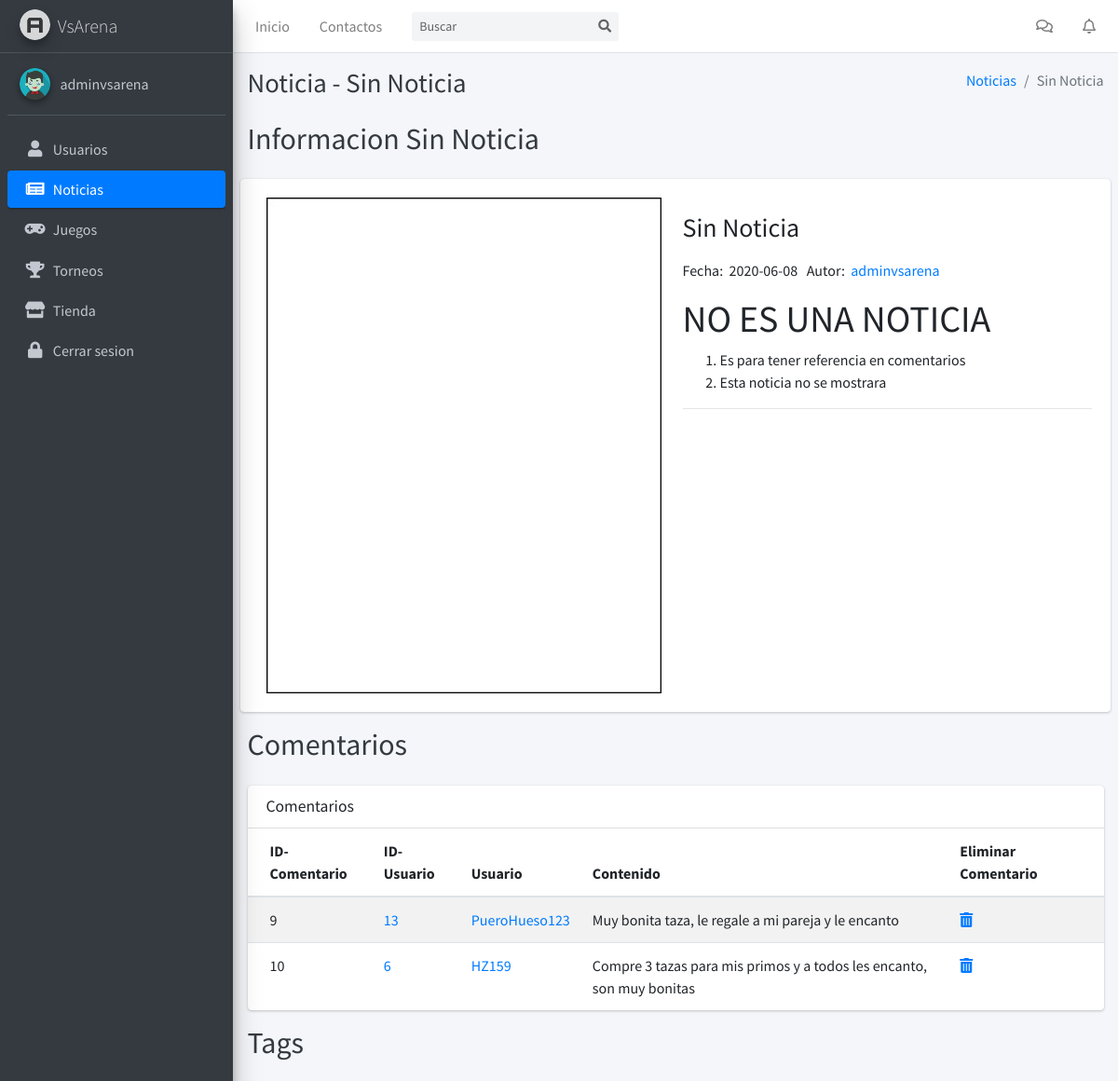
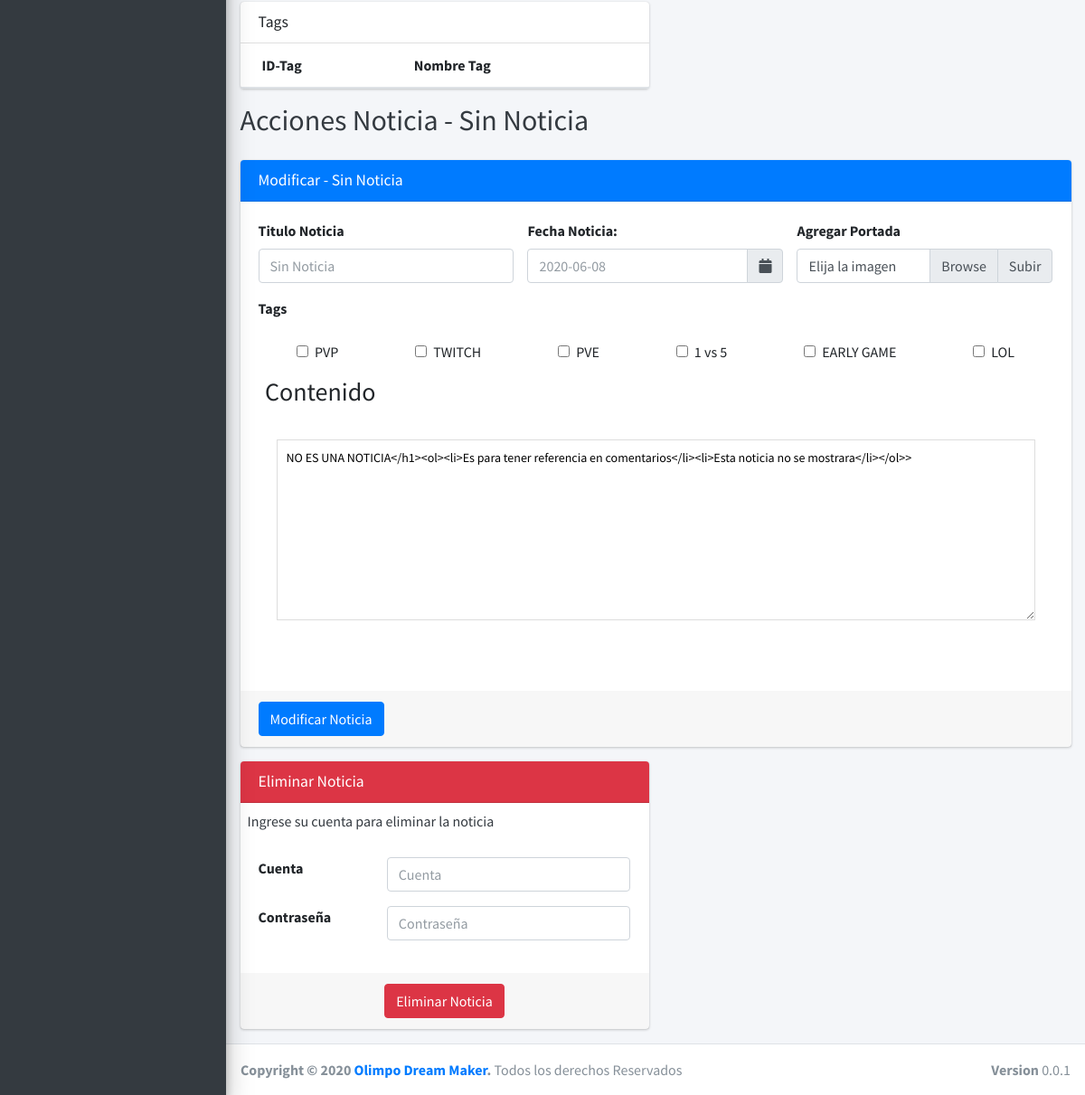
The app's page /panel/noticia/1/ (signed in) with its own data (2 pictures, top to bottom).
### tables this page shows
CREATE TABLE `noticias` (
  `idNoticia` int(11) NOT NULL,
  `tituloNoticia` varchar(255) DEFAULT NULL,
  `imgNoticia` varchar(255) DEFAULT NULL,
  `contenidoNoticia` longtext,
  `fechaNoticia` date NOT NULL,
  `Usuarios_idUsuario` int(11) NOT NULL
);

CREATE TABLE `usuarios` (
  `idUsuario` int(11) NOT NULL,
  `usuario` varchar(255) DEFAULT NULL,
  `emailUsuario` varchar(255) DEFAULT NULL,
  `passUsuario` varchar(255) DEFAULT NULL,
  `avatarUsuario` varchar(255) DEFAULT NULL,
  `saldoEfectivo` float DEFAULT NULL,
  `saldoMonVir` double DEFAULT NULL,
  `isAdmin` tinyint(4) DEFAULT NULL,
  `Cupones_idCupon` int(11) NOT NULL,
  `Equipos_idEquipos` int(11) NOT NULL
);

CREATE TABLE `comentarios` (
  `idComentario` int(11) NOT NULL,
  `contenidoComentario` varchar(255) DEFAULT NULL,
  `Usuarios_idUsuario` int(11) NOT NULL,
  `Noticias_idNoticia` int(11) NOT NULL,
  `Productos_idProducto` int(11) NOT NULL
);

CREATE TABLE `tags` (
  `idTag` int(11) NOT NULL,
  `tag` varchar(255) DEFAULT NULL
);

### BackEnd/config.php (called while the page is built, shortened)
<?php
$urlDB = "http://localhost/VSARENA/Dashboard";
?>

### Dashboard/templates/noticia.php (the view, shortened to what this page needs)
<?php
require_once("../../BackEnd/config.php");
require_once("../../BackEnd/funciones.php");
require_once("../../BackEnd/mostrarTablas.php");
$conexion = conectar();
$idNoticia = $_GET['id'];
$consulta =  "SELECT * FROM noticias n, usuarios u
              WHERE n.idNoticia='$idNoticia'
              AND n.Usuarios_idUsuario=u.idUsuario";
$resultado = mysqli_query($conexion, $consulta);
$noticia = mysqli_fetch_assoc($resultado);
$tituloNoticia = $noticia['tituloNoticia'];
$imgNoticia = $noticia['imgNoticia'];
$contenidoNoticia = $noticia['contenidoNoticia'];
$fechaNoticia = $noticia['fechaNoticia'];
$idUsuario = $noticia['idUsuario'];
$usuario = $noticia['usuario'];
?>
<!DOCTYPE html>
<html lang="es">
<head>
  <?php
  require_once("$p/components/head.php");
  ?>
</head>
<body class="hold-transition sidebar-mini layout-fixed">
<div class="wrapper">
  <?php
  require_once("$p/components/nav.php")
  ?>
  <?php
  require_once("$p/components/aside.php");
  ?>
  <div class="content-wrapper">
    <div class="content-header">
      <div class="container-fluid">
        <div class="row mb-2">
          <div class="col-sm-6">
            <h1 class="m-0 text-dark">Noticia - <?php echo $tituloNoticia;?></h1>
          </div>
          <div class="col-sm-6">
            <ol class="breadcrumb float-sm-right">
              <li class="breadcrumb-item"><a href="<?php echo $amigable;?>/panel/noticias/">Noticias</a></li>
              <li class="breadcrumb-item active"><?php echo $tituloNoticia;?></li>
            </ol>
          </div>
        </div>
      </div>
    </div>
    <section class="content">
      <div class="container-fluid">
        <div class="row mb-4">
          <div class="col-6">
            <h2 class="m-0 text-dark">Informacion <?php echo $tituloNoticia;?></h2>
          </div>
        </div>
      </div>
      <div class="card card-solid">
        <div class="card-body">
          <div class="row">
            <div class="col-12 col-sm-6">
              <div class="col-12">
                <img src="<?php echo "$imagenes/imgNoticias/$imgNoticia";?>" class="product-image" alt="Product Image">
              </div>
            </div>
            <div class="col-12 col-sm-6">
              <h3 class="my-3"><?php echo $tituloNoticia;?></h3>
              <p>Fecha:&nbsp;&nbsp;<?php echo $fechaNoticia;?>&nbsp;&nbsp;&nbsp;Autor:&nbsp;&nbsp;<a href="../templates/usuario.php?id=<?php echo $idUsuario;?>"><?php echo $usuario;?></a></p>
              <p><?php echo $contenidoNoticia;?></p>
              <hr>
            </div>
          </div>
        </div>
      </div>
      <div class="container-fluid">
        <div class="row mb-4">
          <div class="col-12">
            <h2 class="m-0 text-dark">Comentarios</h2>
          </div>
        </div>
        <div class="row">
          <div class="col-12">
            <div class="card">
              <div class="card-header">
                <h3 class="card-title">Comentarios</h3>
              </div>
              <div class="card-body p-0">
                <table class="table table-striped">
                  <thead>
                  <tr>
                    <th>ID-Comentario</th>
                    <th>ID-Usuario</th>
                    <th>Usuario</th>
                    <th>Contenido</th>
                    <th>Eliminar Comentario</th>
                  </tr>
                  </thead>
                  <tbody>
                  <?php
                  $conexion = conectar();
                  comentariosNoticia($conexion, $idNoticia, $amigable);
                  ?>
                  </tbody>
                </table>
              </div>
            </div>
          </div>
        </div>
        <div class="row mb-4">
          <div class="col-12">
            <h2 class="m-0 text-dark">Tags</h2>
          </div>
        </div>
        <div class="row">
          <div class="col-6">
            <div class="card">
              <div class="card-header">
                <h3 class="card-title">Tags</h3>
              </div>
              <div class="card-body p-0">
                <table class="table table-striped">
                  <thead>
                  <tr>
                    <th>ID-Tag</th>
                    <th>Nombre Tag</th>
                  </tr>
                  </thead>
                </table>
              </div>
            </div>
          </div>
        </div>
        <div class="row mb-4">
          <div class="col-12">
            <h2 class="m-0 text-dark">Acciones Noticia - <?php echo $tituloNoticia;?></h2>
          </div>
        </div>
        <div class="row">
          <div class="col-md-12">
            <div class="card card-primary">
              <div class="card-header">
                <h3 class="card-title">Modificar - <?php echo $tituloNoticia;?></h3>
              </div>
              <form role="form" action="<?php echo $urlDB;?>/php/modificarNoticia.php?id=<?php echo $idNoticia; ?>" method="POST" enctype="multipart/form-data">
                <div class="row card-body">
                  <div class="form-group col-4">
                    <label for="tituloNoticia">Titulo Noticia</label>
                    <input type="text" class="form-control" name="tituloNoticia" id="tituloNoticia" placeholder="<?php echo $tituloNoticia;?>">
                  </div>
                  <div class="form-group col-4">
                    <label>Fecha Noticia:</label>
                      <div class="input-group date" id="reservationdate" data-target-input="nearest">
                          <input type="text" class="form-control datetimepicker-input" data-target="#reservationdate" name="fecha" id="fecha" placeholder="<?php echo $fechaNoticia;?>" />
                          <div class="input-group-append" data-target="#reservationdate" data-toggle="datetimepicker">
                              <div class="input-group-text"><i class="fa fa-calendar"></i></div>
                          </div>
                      </div>
                  </div>
                  <div class="form-group col-4">
                    <label for="foto">Agregar Portada</label>
                    <div class="input-group">
                      <div class="custom-file">
                        <label class="custom-file-label" for="foto">Elija la imagen</label>
                      </div>
                      <div class="input-group-append">
                        <span class="input-group-text" id="">Subir</span>
                      </div>
                    </div>
                  </div>
                  <div class="form-group col-12">
                    <label for="tags">Tags</label>
                  </div>
                  <div class="form-group col-12 d-flex justify-content-around flex-wrap">
                  <?php
                  $conexion = conectar();
                  $consulta = "SELECT * FROM tags";
                  $resultado = mysqli_query($conexion,$consulta);
                  while($fila = mysqli_fetch_assoc($resultado)){
                    $tag = $fila['tag'];
                    $idTag = $fila['idTag'];
                    $consulta =  "SELECT * FROM tags_has_noticias
                                  WHERE Tags_idTag='$idTag'
                                  AND Noticias_idNoticia='$idNoticia' ";
                    $sub = mysqli_query($conexion, $consulta);
                    if($subF = mysqli_fetch_assoc($sub)){
                      echo "<div class='form-check'>";
                        echo "<input class='form-check-input' name='tags[]' id='$tag' type='checkbox' value='$idTag' checked>";
                        echo "<label class='form-check-label' for='$tag'>$tag</label>";
                      echo "</div>";
                    }else{
                      echo "<div class='form-check'>";
                        echo "<input class='form-check-input' name='tags[]' id='$tag' type='checkbox' value='$idTag'>";
                        echo "<label class='form-check-label' for='$tag'>$tag</label>";
                      echo "</div>";
                    }
                  }
                  ?>
                  </div>
                  <div class="form-group col-12">
                    <div class="form-group col-12">
                      <h3>Contenido</h3>
                    </div>
                    <div class="card-body pad">
                      <div class="mb-3">
                        <textarea class="textarea" name="contenidoNoticia" style="width: 100%; height: 200px; font-size: 14px; line-height: 18px; border: 1px solid #dddddd; padding: 10px;" placeholder=<?php echo $contenidoNoticia;?>></textarea>
                      </div>
                    </div>
                  </div>
                </div>
                <div class="card-footer">
                  <button type="submit" class="btn btn-primary">Modificar Noticia</button>
                </div>
              </form>
            </div>
          </div>
          <div class="col-6">
            <div class="card card-danger">
              <div class="card-header">
                <h3 class="card-title">Eliminar Noticia</h3>
              </div>
              <p class="m-2 text-dark">Ingrese su cuenta para eliminar la noticia</p>
              <form class="form-horizontal" method="POST" action="<?php echo $urlDB;?>/php/eliminarNoticia.php?id=<?php echo $idNoticia;?>&autor=<?php echo $idUsuario;?>">
                <div class="card-body">
                  <div class="form-group row">
                    <label for="usuario" class="col-4">Cuenta</label>
                    <div class="col-8">
                      <input type="text" class="form-control" id="usuario" name="usuario" placeholder="Cuenta">
                    </div>
                  </div>
                  <div class="form-group row">
                    <label for="password" class="col-4">Contraseña</label>
                    <div class="col-8">
                      <input type="password" class="form-control" name="password" id="password" placeholder="Contraseña">
                    </div>
                  </div>
                </div>
                <div class="card-footer d-flex justify-content-center">
                  <button type="submit" class="btn btn-danger">Eliminar Noticia</button>
                </div>
              </form>
            </div>
          </div>
        </div>
      </div>
    </section>
  </div>
  <?php
  require_once("../components/footer.php");
  ?>
</div>
</body>
</html>

### BackEnd/mostrarTablas.php (shortened to what this page needs)
<?php
function comentariosNoticia($conexion, $idNoticia,$url){
  $consulta =  "SELECT *
                FROM comentarios c, usuarios u
                WHERE c.Noticias_idNoticia='$idNoticia'
                AND c.Usuarios_idUsuario=u.idUsuario";
  if($resultado = mysqli_query($conexion, $consulta)){
    while($fila = mysqli_fetch_assoc($resultado)){
      echo "<tr>";
      echo "<td>".$fila['idComentario']."</td>";
      echo "<td><a href='$url/panel/usuario/".$fila['idUsuario']."/'>".$fila['idUsuario']."</a></td>";
      echo "<td><a href='$url/panel/usuario/".$fila['idUsuario']."/'>".$fila['usuario']."</a></td>";
      echo "<td>".$fila['contenidoComentario']."</td>";
      echo "<td><a href='../php/eliminarComentario.php?id=".$fila['idComentario']."&b=1&noticia=$idNoticia'><i class='fas fa-trash-alt'></i></a></td>";
      echo "</tr>";
    }
  }
}
      ?>

### records on screen
noticias: tituloNoticia "Sin Noticia", imgNoticia (picture), fechaNoticia "2020-06-08", usuarios.usuario "adminvsarena", contenidoNoticia "NO ES UNA NOTICIA Es para tener referencia en comentarios Esta noticia no se mostrara", fecha "2020-06-08", contenidoNoticia "NO ES UNA NOTICIA</h1><ol><li>Es para tener referencia en comentarios</li><li>Esta noticia no se mostrara</li></ol>>"
comentarios: idComentario "9", usuarios.idUsuario "13", usuarios.usuario "PueroHueso123", contenidoComentario "Muy bonita taza, le regale a mi pareja y le encanto"
comentarios: idComentario "10", usuarios.idUsuario "6", usuarios.usuario "HZ159", contenidoComentario "Compre 3 tazas para mis primos y a todos les encanto, son muy bonitas"
tags: tag "PVP"
tags: tag "TWITCH"
tags: tag "PVE"
tags: tag "1 vs 5"
tags: tag "EARLY GAME"
tags: tag "LOL"

### other values on screen
$user['usuario'] "adminvsarena"
